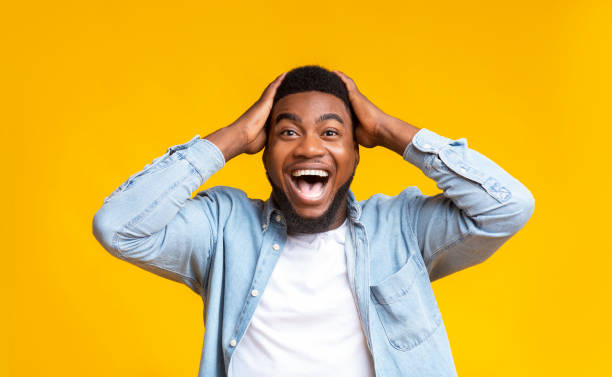
#> input picture input.jpg, 612 x 377 px
$ python image_gen.py
#> lines starting #> are read from the running program, lines starting #| are printed output that depends on the picture
from PIL import Image
import numpy as np

# Define 16 VGA colors (as RGB tuples)
VGA_PALETTE = [
    (0, 0, 0), (0, 64, 0), (0, 128, 0), (0, 255, 0),
    (0, 0, 64), (0, 0, 128), (0, 128, 255), (0, 255, 255),
    (255, 0, 0), (255, 64, 0), (255, 128, 0), (255, 255, 0),
    (255, 0, 255), (255, 128, 255), (255, 192, 255), (255, 255, 255),
]

def closest_color(rgb):
    r, g, b = rgb
    distances = [((r - pr)**2 + (g - pg)**2 + (b - pb)**2) for pr, pg, pb in VGA_PALETTE]
    return distances.index(min(distances))

def image_to_c_array(image_path, output_width=160, output_height=120):
#> called with image_path = 'input.jpg', output_width = 160, output_height = 120
    img = Image.open(image_path).convert("RGB")
#> img is the input picture: PIL image 612x377 RGB; mean R, G, B 224.1, 182.7, 63.5
    img = img.resize((output_width, output_height), Image.NEAREST)
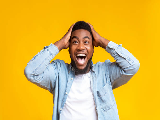
#> img: PIL image 160x120 RGB; mean R, G, B 224, 182.6, 63.4

    pixels = np.array(img)
    c_array = []

    for row in pixels:
        for pixel in row:
            index = closest_color(pixel)
            c_array.append(index)
#> this loop made 120 passes

    # Create formatted C array
    array_lines = []
    array_lines.append(f"#define IMAGE_WIDTH {output_width}")
    array_lines.append(f"#define IMAGE_HEIGHT {output_height}")
    array_lines.append(f"const unsigned char image_data[IMAGE_WIDTH * IMAGE_HEIGHT] = {{")

    for i in range(0, len(c_array), output_width):
        line = ", ".join(f"{val}" for val in c_array[i:i+output_width])
        array_lines.append("    " + line + ",")
#> this loop made 120 passes
#> i on passes 2 to 13: 160, 320, 480, 640, 800, 960, 1120, 1280, 1440, 1600, 1760, 1920

    array_lines.append("};")
    return "\n".join(array_lines)

# Example usage
c_code = image_to_c_array("input.jpg", 160, 120)
with open("image_array.c", "w") as f:
    f.write(c_code)
